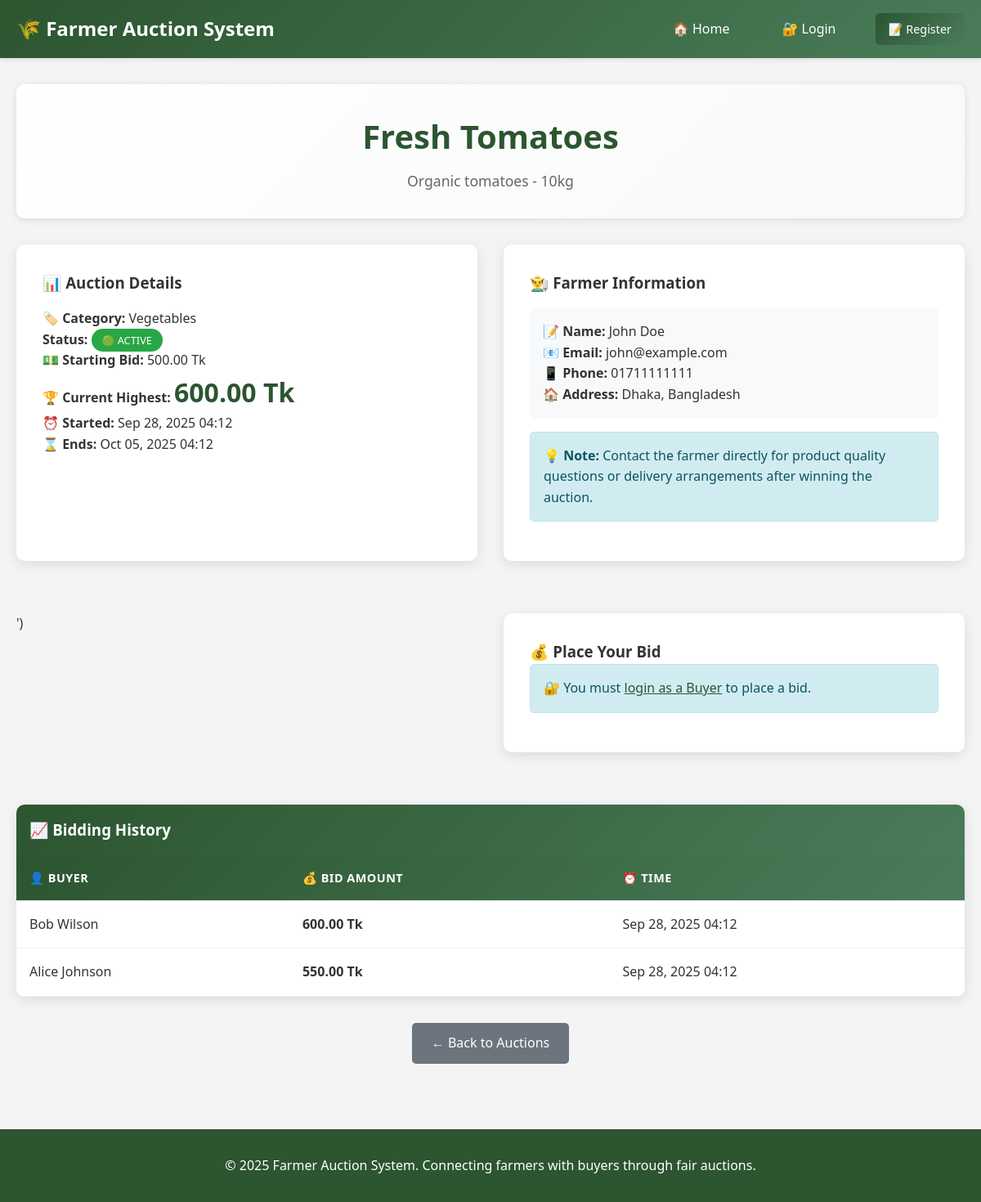
Page /auction.php?id=1 on the committed database.
### tables this page shows
CREATE TABLE IF NOT EXISTS Auctions (
    auction_id INT PRIMARY KEY AUTO_INCREMENT,
    product_id INT NOT NULL,
    start_time DATETIME NOT NULL,
    end_time DATETIME NOT NULL,
    status ENUM('Active', 'Closed', 'Cancelled') DEFAULT 'Active',
    current_highest_bid DECIMAL(10,2) DEFAULT 0,
    created_at TIMESTAMP DEFAULT CURRENT_TIMESTAMP,
    FOREIGN KEY (product_id) REFERENCES Products(product_id) ON DELETE CASCADE
);

CREATE TABLE IF NOT EXISTS Products (
    product_id INT PRIMARY KEY AUTO_INCREMENT,
    farmer_id INT NOT NULL,
    product_name VARCHAR(100) NOT NULL,
    description TEXT,
    category VARCHAR(50),
    starting_bid DECIMAL(10,2) NOT NULL,
    created_at TIMESTAMP DEFAULT CURRENT_TIMESTAMP,
    FOREIGN KEY (farmer_id) REFERENCES Farmers(farmer_id) ON DELETE CASCADE
);

CREATE TABLE IF NOT EXISTS Farmers (
    farmer_id INT PRIMARY KEY AUTO_INCREMENT,
    name VARCHAR(100) NOT NULL,
    email VARCHAR(100) UNIQUE NOT NULL,
    password VARCHAR(255) NOT NULL,
    phone VARCHAR(20),
    address TEXT,
    created_at TIMESTAMP DEFAULT CURRENT_TIMESTAMP
);

CREATE TABLE IF NOT EXISTS Bids (
    bid_id INT PRIMARY KEY AUTO_INCREMENT,
    auction_id INT NOT NULL,
    buyer_id INT NOT NULL,
    bid_amount DECIMAL(10,2) NOT NULL,
    bid_time TIMESTAMP DEFAULT CURRENT_TIMESTAMP,
    is_winning_bid BOOLEAN DEFAULT FALSE,
    FOREIGN KEY (auction_id) REFERENCES Auctions(auction_id) ON DELETE CASCADE,
    FOREIGN KEY (buyer_id) REFERENCES Buyers(buyer_id) ON DELETE CASCADE
);

CREATE TABLE IF NOT EXISTS Buyers (
    buyer_id INT PRIMARY KEY AUTO_INCREMENT,
    name VARCHAR(100) NOT NULL,
    email VARCHAR(100) UNIQUE NOT NULL,
    password VARCHAR(255) NOT NULL,
    phone VARCHAR(20),
    address TEXT,
    created_at TIMESTAMP DEFAULT CURRENT_TIMESTAMP
);

### auction.php (the view, shortened to what this page needs)
<?php
include "config.php";
$auction_id = $_GET['id'] ?? 0;
$stmt = $conn->prepare("SELECT a.*, p.product_name, p.description, p.starting_bid, p.category,
                         f.name as farmer_name, f.email as farmer_email, f.phone as farmer_phone, f.address as farmer_address
                         FROM Auctions a
                         JOIN Products p ON a.product_id = p.product_id
                         JOIN Farmers f ON p.farmer_id = f.farmer_id
                         WHERE a.auction_id = ?");
$stmt->bind_param("i", $auction_id);
$stmt->execute();
$auction = $stmt->get_result()->fetch_assoc();
$bids_stmt = $conn->prepare("SELECT b.bid_amount, b.bid_time, u.name
                      FROM Bids b
                      JOIN Buyers u ON b.buyer_id = u.buyer_id
                      WHERE b.auction_id = ?
                      ORDER BY b.bid_amount DESC");
$bids_stmt->bind_param("i", $auction_id);
$bids_stmt->execute();
$bids = $bids_stmt->get_result();
?>
<!DOCTYPE html>
<html lang="en">
<head>
    <link rel="stylesheet" href="assets/css/style.css">
</head>
<body>
    <?php include "includes/navbar.php"; renderNavbar(); ?>
    <div class="main-content">
        <div class="container">
            <?php renderPageHeader($auction['product_name'], $auction['description']); ?>
            <div class="auction-grid">
                <div class="card fade-in">
                    <h3>📊 Auction Details</h3>
                    <div style="margin: 1rem 0;">
                        <p><strong>🏷️ Category:</strong> <?= htmlspecialchars($auction['category']) ?></p>
                        <p><strong>Status:</strong> <?= renderStatusBadge($auction['status']) ?></p>
                        <p><strong>💵 Starting Bid:</strong> <?= number_format($auction['starting_bid'], 2) ?> Tk</p>
                        <p><strong>🏆 Current Highest:</strong> <span class="current-bid"><?= number_format($auction['current_highest_bid'], 2) ?> Tk</span></p>
                        <p><strong>⏰ Started:</strong> <?= date('M d, Y H:i', strtotime($auction['start_time'])) ?></p>
                        <p><strong>⌛ Ends:</strong> <?= date('M d, Y H:i', strtotime($auction['end_time'])) ?></p>
                    </div>
                </div>
                <div class="card fade-in">
                    <h3>👨‍🌾 Farmer Information</h3>
                    <div style="margin: 1rem 0; padding: 1rem; background: #f8f9fa; border-radius: 5px;">
                        <p><strong>📝 Name:</strong> <?= htmlspecialchars($auction['farmer_name']) ?></p>
                        <p><strong>📧 Email:</strong> <?= htmlspecialchars($auction['farmer_email']) ?></p>
                        <p><strong>📱 Phone:</strong> <?= htmlspecialchars($auction['farmer_phone']) ?></p>
                        <p><strong>🏠 Address:</strong> <?= htmlspecialchars($auction['farmer_address']) ?></p>
                    </div>
                    <div class="alert alert-info" style="margin-top: 1rem;">
                        <strong>💡 Note:</strong> Contact the farmer directly for product quality questions or delivery arrangements after winning the auction.
                    </div>
                </div>
            </div>
            <div class="auction-grid" style="margin-top: 2rem;">')
                <div class="card fade-in">
                    <h3>💰 Place Your Bid</h3>
                    <?php if (isset($_SESSION['user_id']) && $_SESSION['role'] == 'Buyer'): ?>
                        <?php if ($auction['status'] == 'Active'): ?>
                        <div class="bid-section">
                            <form method="POST" id="bidForm">
                                <div class="form-group">
                                    <label for="bid_amount">Your Bid Amount (Tk)</label>
                                    <input type="number" name="bid_amount" id="bid_amount" class="form-control"
                                           step="0.01" min="<?= $auction['current_highest_bid'] + 0.01 ?>"
                                           placeholder="Enter amount higher than <?= number_format($auction['current_highest_bid'], 2) ?>" required>
                                    <small style="color: #666;">Minimum bid: <?= number_format($auction['current_highest_bid'] + 0.01, 2) ?> Tk</small>
                                </div>
                                <button type="submit" class="btn btn-success" style="width: 100%;">🚀 Place Bid</button>
                            </form>
                            <p style="margin-top: 1rem; color: #666; text-align: center;">
                                Logged in as: <strong><?= htmlspecialchars($_SESSION['name']) ?></strong>
                            </p>
                        </div>
                        <?php else: ?>
                            <div class="alert alert-info">
                                🚫 This auction is <?= $auction['status'] ?>. No more bids can be placed.
                            </div>
                        <?php endif; ?>
                    <?php else: ?>
                        <div class="alert alert-info">
                            🔐 You must <a href="auth/login.php" style="color: #2c5530; font-weight: 500;">login as a Buyer</a> to place a bid.
                        </div>
                    <?php endif; ?>
                </div>
            </div>
            <div class="table-container fade-in" style="margin-top: 2rem;">
                <h3 style="padding: 1rem; background: linear-gradient(135deg, #2c5530, #4a7c59); color: white; margin: 0;">
                    📈 Bidding History
                </h3>
                <table>
                    <thead>
                        <tr>
                            <th>👤 Buyer</th>
                            <th>💰 Bid Amount</th>
                            <th>⏰ Time</th>
                        </tr>
                    </thead>
                    <tbody>
                        <?php if ($bids && $bids->num_rows > 0): ?>
                            <?php while($b = $bids->fetch_assoc()): ?>
                            <tr>
                                <td><?= htmlspecialchars($b['name']) ?></td>
                                <td><strong><?= number_format($b['bid_amount'], 2) ?> Tk</strong></td>
                                <td><?= date('M d, Y H:i', strtotime($b['bid_time'])) ?></td>
                            </tr>
                            <?php endwhile; ?>
                        <?php else: ?>
                            <tr>
                                <td colspan="3" class="text-center">No bids placed yet. Be the first to bid!</td>
                            </tr>
                        <?php endif; ?>
                    </tbody>
                </table>
            </div>
            <div class="text-center mt-3">
                <a href="index.php" class="btn btn-secondary">← Back to Auctions</a>
            </div>
        </div>
    </div>
    <?php renderFooter(); ?>
</body>
</html>

### includes/navbar.php (shortened to what this page needs)
<?php
function renderNavbar($current_page = '') {
    $user_logged_in = isset($_SESSION['user_id']);
    $user_name = $_SESSION['name'] ?? '';
    $user_role = $_SESSION['role'] ?? '';
    ?>
    <nav class="navbar">
        <div class="nav-container">
            <a href="<?= $user_logged_in ? '/farmer_auction_system/index.php' : '/farmer_auction_system/index.php' ?>" class="nav-brand">
                🌾 Farmer Auction System
            </a>
            <ul class="nav-menu" id="nav-menu">
                <li class="nav-item">
                    <a href="/farmer_auction_system/index.php" class="<?= $current_page === 'home' ? 'active' : '' ?>">
                        🏠 Home
                    </a>
                </li>
                <?php if ($user_logged_in): ?>
                    <?php if ($user_role === 'Farmer'): ?>
                        <li class="nav-item">
                            <a href="/farmer_auction_system/farmer_dashboard.php" class="<?= $current_page === 'farmer_dashboard' ? 'active' : '' ?>">
                                📊 My Products
                            </a>
                        </li>
                        <li class="nav-item">
                            <a href="/farmer_auction_system/add_product.php" class="<?= $current_page === 'add_product' ? 'active' : '' ?>">
                                ➕ Add Product
                            </a>
                        </li>
                        <li class="nav-item">
                            <a href="/farmer_auction_system/farmer_earnings.php" class="<?= $current_page === 'earnings' ? 'active' : '' ?>">
                                💰 My Earnings
                            </a>
                        </li>
                    <?php endif; ?>
                    <?php if ($user_role === 'Buyer'): ?>
                        <li class="nav-item">
                            <a href="/farmer_auction_system/my_bids.php" class="<?= $current_page === 'my_bids' ? 'active' : '' ?>">
                                💰 My Bids
                            </a>
                        </li>
                    <?php endif; ?>
                    <li class="nav-item">
                        <a href="/farmer_auction_system/profile.php" class="<?= $current_page === 'profile' ? 'active' : '' ?>">
                            ⚙️ Profile
                        </a>
                    </li>
                    <li class="nav-item nav-user-info">
                        👤 <?= htmlspecialchars($user_name) ?> (<?= $user_role ?>)
                    </li>
                    <li class="nav-item">
                        <a href="/farmer_auction_system/auth/logout.php" class="btn btn-secondary btn-small">
                            🚪 Logout
                        </a>
                    </li>
                <?php else: ?>
                    <li class="nav-item">
                        <a href="/farmer_auction_system/auth/login.php" class="<?= $current_page === 'login' ? 'active' : '' ?>">
                            🔐 Login
                        </a>
                    </li>
                    <li class="nav-item">
                        <a href="/farmer_auction_system/auth/register.php" class="btn btn-primary btn-small">
                            📝 Register
                        </a>
                    </li>
                <?php endif; ?>
            </ul>
        </div>
    </nav>
    <?php
}
function renderPageHeader($title, $description = '') {
    ?>
    <div class="page-header fade-in">
        <div class="container">
            <h1><?= htmlspecialchars($title) ?></h1>
            <?php if ($description): ?>
                <p><?= htmlspecialchars($description) ?></p>
            <?php endif; ?>
        </div>
    </div>
    <?php
}
        ?>
        <?php
function renderStatusBadge($status) {
    $class = '';
    $icon = '';
    switch(strtolower($status)) {
        case 'active':
            $class = 'status-active';
            $icon = '🟢';
            break;
    }
    return "<span class='status-badge {$class}'>{$icon} {$status}</span>";
}
function renderFooter() {
    ?>
    <footer class="footer">
        <div class="container">
            <p>&copy; <?= date('Y') ?> Farmer Auction System. Connecting farmers with buyers through fair auctions.</p>
        </div>
    </footer>
    <?php
}
?>

### assets/css/style.css (style rules this page uses)
* { margin: 0; padding: 0; box-sizing: border-box; }
body { font-family: 'Segoe UI', Tahoma, Geneva, Verdana, sans-serif; line-height: 1.6; color: #333; background-color: #f4f4f4; }
.container { max-width: 1200px; margin: 0 auto; padding: 0 20px; }
.navbar { background: linear-gradient(135deg, #2c5530, #4a7c59); color: white; padding: 1rem 0; box-shadow: 0 2px 5px rgba(0,0,0,0.1); position: sticky; top: 0; z-index: 1000; }
.nav-container { display: flex; justify-content: space-between; align-items: center; max-width: 1200px; margin: 0 auto; padding: 0 20px; }
.nav-brand { font-size: 1.5rem; font-weight: bold; color: white; text-decoration: none; }
.nav-menu { display: flex; list-style: none; gap: 2rem; align-items: center; }
.nav-item a { color: white; text-decoration: none; padding: 0.5rem 1rem; border-radius: 5px; transition: all 0.3s ease; }
.main-content { padding: 2rem 0; min-height: calc(100vh - 100px); }
.page-header { text-align: center; margin-bottom: 2rem; padding: 2rem 0; background: linear-gradient(135deg, #fff, #f8f9fa); border-radius: 10px; box-shadow: 0 2px 10px rgba(0,0,0,0.1); }
.page-header h1 { color: #2c5530; margin-bottom: 0.5rem; font-size: 2.5rem; }
.page-header p { color: #666; font-size: 1.1rem; }
.card { background: white; border-radius: 10px; padding: 2rem; box-shadow: 0 4px 15px rgba(0,0,0,0.1); margin-bottom: 2rem; transition: transform 0.3s ease, box-shadow 0.3s ease; }
.table-container { background: white; border-radius: 10px; overflow: hidden; box-shadow: 0 4px 15px rgba(0,0,0,0.1); margin-bottom: 2rem; }
table { width: 100%; border-collapse: collapse; }
thead { background: linear-gradient(135deg, #2c5530, #4a7c59); color: white; }
th, td { padding: 1rem; text-align: left; border-bottom: 1px solid #eee; }
th { font-weight: 600; text-transform: uppercase; font-size: 0.9rem; letter-spacing: 0.5px; }
.btn { display: inline-block; padding: 0.75rem 1.5rem; border: none; border-radius: 5px; text-decoration: none; font-size: 1rem; font-weight: 500; cursor: pointer; transition: all 0.3s ease; text-align: center; }
.btn-primary { background: linear-gradient(135deg, #2c5530, #4a7c59); color: white; }
.btn-secondary { background: #6c757d; color: white; }
.btn-small { padding: 0.5rem 1rem; font-size: 0.9rem; }
.alert { padding: 1rem; border-radius: 5px; margin-bottom: 1rem; }
.alert-info { background-color: #d1ecf1; color: #0c5460; border: 1px solid #bee5eb; }
.status-badge { padding: 0.3rem 0.8rem; border-radius: 20px; font-size: 0.8rem; font-weight: 500; text-transform: uppercase; }
.status-active { background-color: #28a745; color: white; }
.auction-grid { display: grid; grid-template-columns: repeat(auto-fit, minmax(350px, 1fr)); gap: 2rem; margin: 2rem 0; }
.current-bid { font-size: 2rem; font-weight: bold; color: #2c5530; text-align: center; margin-bottom: 1rem; }
.footer { background: #2c5530; color: white; text-align: center; padding: 2rem 0; margin-top: 3rem; }
.text-center { text-align: center; }
.mt-3 { margin-top: 1.5rem; }
.fade-in { animation: fadeIn 0.6s ease-out; }

### rows in the picture
auctions: product.product_name "Fresh Tomatoes", product.description "Organic tomatoes - 10kg", product.category "Vegetables", status "🟢", status "ACTIVE", product.starting_bid "500.00", current_highest_bid "600.00", start_time "Sep 28, 2025 04:12", end_time "Oct 05, 2025 04:12", farmers.name "John Doe", farmers.email "john@example.com", farmers.phone "01711111111", farmers.address "Dhaka, Bangladesh"
bids: buyer.name "Bob Wilson", bid_amount "600.00", bid_time "Sep 28, 2025 04:12"
bids: buyer.name "Alice Johnson", bid_amount "550.00", bid_time "Sep 28, 2025 04:12"
